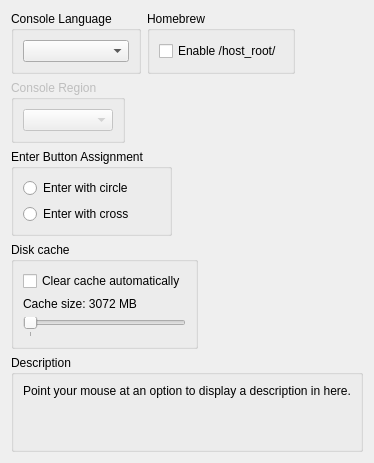
     <widget class="QWidget" name="systemTab">
      <attribute name="title">
       <string>System</string>
      </attribute>
      <layout class="QVBoxLayout" name="verticalLayout_73">
       <item>
        <layout class="QHBoxLayout" name="horizontalLayout_14" stretch="1,1,1">
         <item>
          <widget class="QGroupBox" name="groupBox_34">
           <property name="title">
            <string>Console Language</string>
           </property>
           <layout class="QVBoxLayout" name="verticalLayout_34">
            <item>
             <widget class="QComboBox" name="sysLangBox"/>
            </item>
           </layout>
          </widget>
         </item>
         <item>
          <widget class="QGroupBox" name="groupBox">
           <property name="title">
            <string>Homebrew</string>
           </property>
           <layout class="QVBoxLayout" name="verticalLayout_35">
            <item>
             <widget class="QCheckBox" name="enableHostRoot">
              <property name="text">
               <string>Enable /host_root/</string>
              </property>
             </widget>
            </item>
           </layout>
          </widget>
         </item>
         <item>
          <widget class="QWidget" name="widget_3" native="true"/>
         </item>
        </layout>
       </item>
       <item>
        <layout class="QHBoxLayout" name="horizontalLayout_15" stretch="1,1,1">
         <item>
          <widget class="QGroupBox" name="groupBox_33">
           <property name="enabled">
            <bool>false</bool>
           </property>
           <property name="title">
            <string>Console Region</string>
           </property>
           <layout class="QVBoxLayout" name="verticalLayout_36">
            <item>
             <widget class="QComboBox" name="comboBox_12"/>
            </item>
           </layout>
          </widget>
         </item>
         <item>
          <widget class="QWidget" name="widget_4" native="true"/>
         </item>
         <item>
          <widget class="QWidget" name="widget_6" native="true"/>
         </item>
        </layout>
       </item>
       <item>
        <layout class="QHBoxLayout" name="horizontalLayout_17" stretch="1,1,1">
         <item>
          <widget class="QGroupBox" name="gb_enterButtonAssignment">
           <property name="title">
            <string>Enter Button Assignment</string>
           </property>
           <layout class="QVBoxLayout" name="verticalLayout_72">
            <item>
             <widget class="QRadioButton" name="enterButtonAssignCircle">
              <property name="text">
               <string>Enter with circle</string>
              </property>
             </widget>
            </item>
            <item>
             <widget class="QRadioButton" name="enterButtonAssignCross">
              <property name="text">
               <string>Enter with cross</string>
              </property>
             </widget>
            </item>
           </layout>
          </widget>
         </item>
         <item>
          <widget class="QWidget" name="widget_12" native="true"/>
         </item>
         <item>
          <widget class="QWidget" name="widget_13" native="true"/>
         </item>
        </layout>
       </item>
       <item>
        <layout class="QHBoxLayout" name="horizontalLayout_18" stretch="1,1,1">
         <item>
          <widget class="QGroupBox" name="gb_DiskCacheClearing">
           <property name="title">
            <string>Disk cache</string>
           </property>
           <layout class="QVBoxLayout" name="verticalLayout_73">
            <item>
             <widget class="QCheckBox" name="enableCacheClearing">
              <property name="text">
               <string>Clear cache automatically</string>
              </property>
             </widget>
            </item>
            <item>
             <widget class="QLabel" name="maximumCacheSizeLabel">
              <property name="text">
               <string>Cache size: 3072 MB</string>
              </property>
             </widget>
            </item>
            <item>
             <widget class="QSlider" name="maximumCacheSize">
              <property name="pageStep">
               <number>512</number>
              </property>
              <property name="orientation">
               <enum>Qt::Horizontal</enum>
              </property>
              <property name="tickPosition">
               <enum>QSlider::TicksBelow</enum>
              </property>
              <property name="tickInterval">
               <number>1024</number>
              </property>
             </widget>
            </item>
           </layout>
          </widget>
         </item>
         <item>
          <widget class="QWidget" name="widget_14" native="true"/>
         </item>
         <item>
          <widget class="QWidget" name="widget_15" native="true"/>
         </item>
        </layout>
       </item>
       <item>
        <spacer name="verticalSpacer_8">
         <property name="orientation">
          <enum>Qt::Vertical</enum>
         </property>
         <property name="sizeType">
          <enum>QSizePolicy::MinimumExpanding</enum>
         </property>
         <property name="sizeHint" stdset="0">
          <size>
           <width>0</width>
           <height>0</height>
          </size>
         </property>
        </spacer>
       </item>
       <item>
        <widget class="QGroupBox" name="groupBox_61">
         <property name="title">
          <string>Description</string>
         </property>
         <layout class="QHBoxLayout" name="horizontalLayout_13">
          <item>
           <widget class="QLabel" name="description_system">
            <property name="text">
             <string>Point your mouse at an option to display a description in here.


</string>
            </property>
            <property name="textFormat">
             <enum>Qt::PlainText</enum>
            </property>
            <property name="alignment">
             <set>Qt::AlignLeading|Qt::AlignLeft|Qt::AlignTop</set>
            </property>
            <property name="wordWrap">
             <bool>true</bool>
            </property>
           </widget>
          </item>
         </layout>
        </widget>
       </item>
      </layout>
     </widget>
